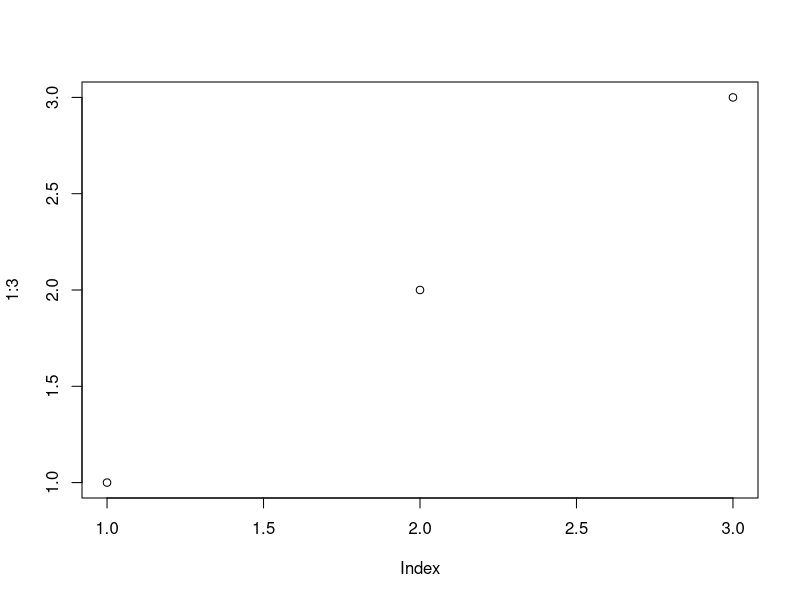

The R source for this figure:
## ---- chunk 1
plot(1:3)
